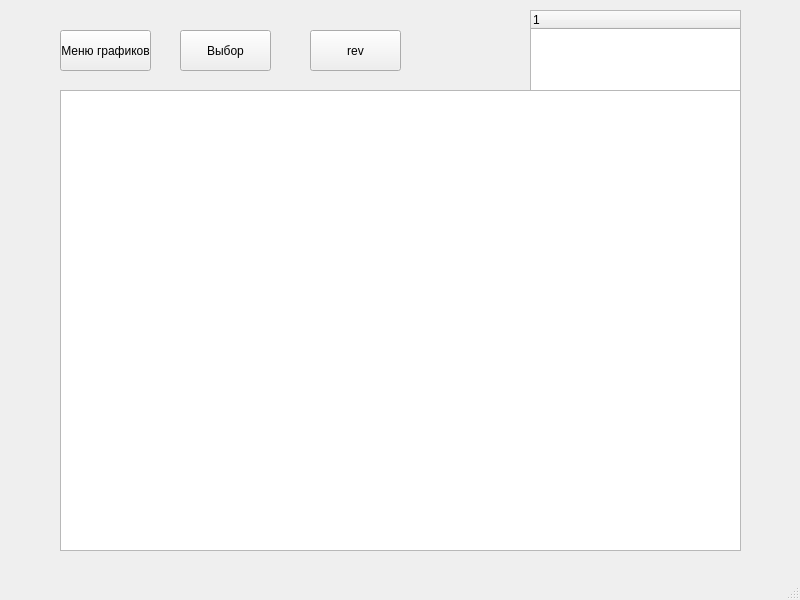
<?xml version="1.0" encoding="UTF-8"?>
<ui version="4.0">
 <class>MainWindow</class>
 <widget class="QMainWindow" name="MainWindow">
  <property name="geometry">
   <rect>
    <x>0</x>
    <y>0</y>
    <width>800</width>
    <height>600</height>
   </rect>
  </property>
  <property name="windowTitle">
   <string>MainWindow</string>
  </property>
  <widget class="QWidget" name="centralwidget">
   <widget class="QTableWidget" name="tableWidget">
    <property name="geometry">
     <rect>
      <x>60</x>
      <y>90</y>
      <width>681</width>
      <height>461</height>
     </rect>
    </property>
   </widget>
   <widget class="QPushButton" name="menuButton">
    <property name="geometry">
     <rect>
      <x>60</x>
      <y>30</y>
      <width>91</width>
      <height>41</height>
     </rect>
    </property>
    <property name="text">
     <string>Меню графиков</string>
    </property>
   </widget>
   <widget class="QPushButton" name="revButton">
    <property name="geometry">
     <rect>
      <x>310</x>
      <y>30</y>
      <width>91</width>
      <height>41</height>
     </rect>
    </property>
    <property name="text">
     <string>rev</string>
    </property>
   </widget>
   <widget class="QPushButton" name="chooseButton">
    <property name="geometry">
     <rect>
      <x>180</x>
      <y>30</y>
      <width>91</width>
      <height>41</height>
     </rect>
    </property>
    <property name="text">
     <string>Выбор</string>
    </property>
   </widget>
   <widget class="QTreeWidget" name="treeWidget">
    <property name="geometry">
     <rect>
      <x>530</x>
      <y>10</y>
      <width>211</width>
      <height>81</height>
     </rect>
    </property>
    <column>
     <property name="text">
      <string notr="true">1</string>
     </property>
    </column>
   </widget>
  </widget>
  <widget class="QMenuBar" name="menubar">
   <property name="geometry">
    <rect>
     <x>0</x>
     <y>0</y>
     <width>800</width>
     <height>21</height>
    </rect>
   </property>
  </widget>
  <widget class="QStatusBar" name="statusbar"/>
 </widget>
 <resources/>
 <connections/>
</ui>
